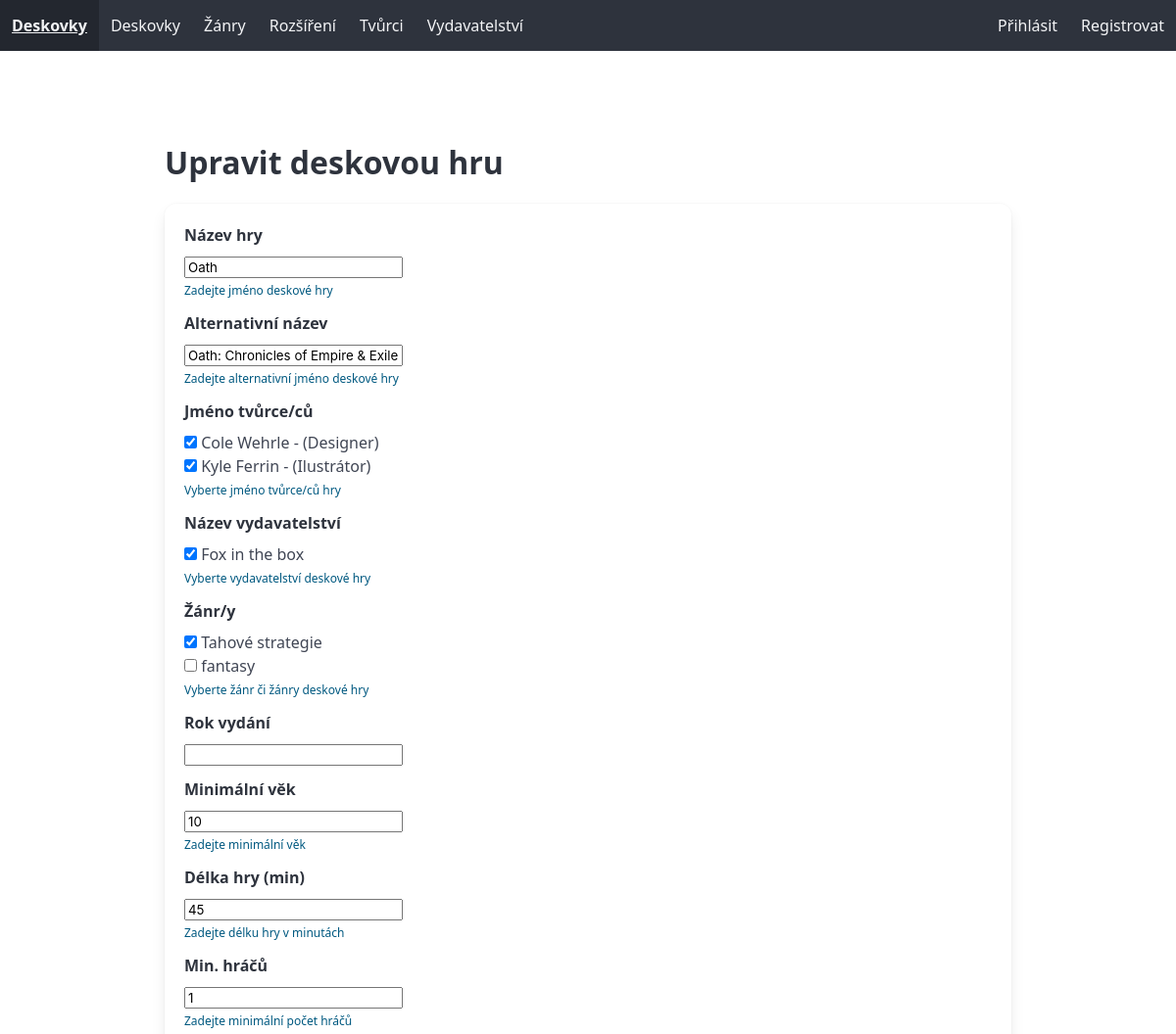
Page /deskovka/3/edit/ (upper part) on the earlier database version.
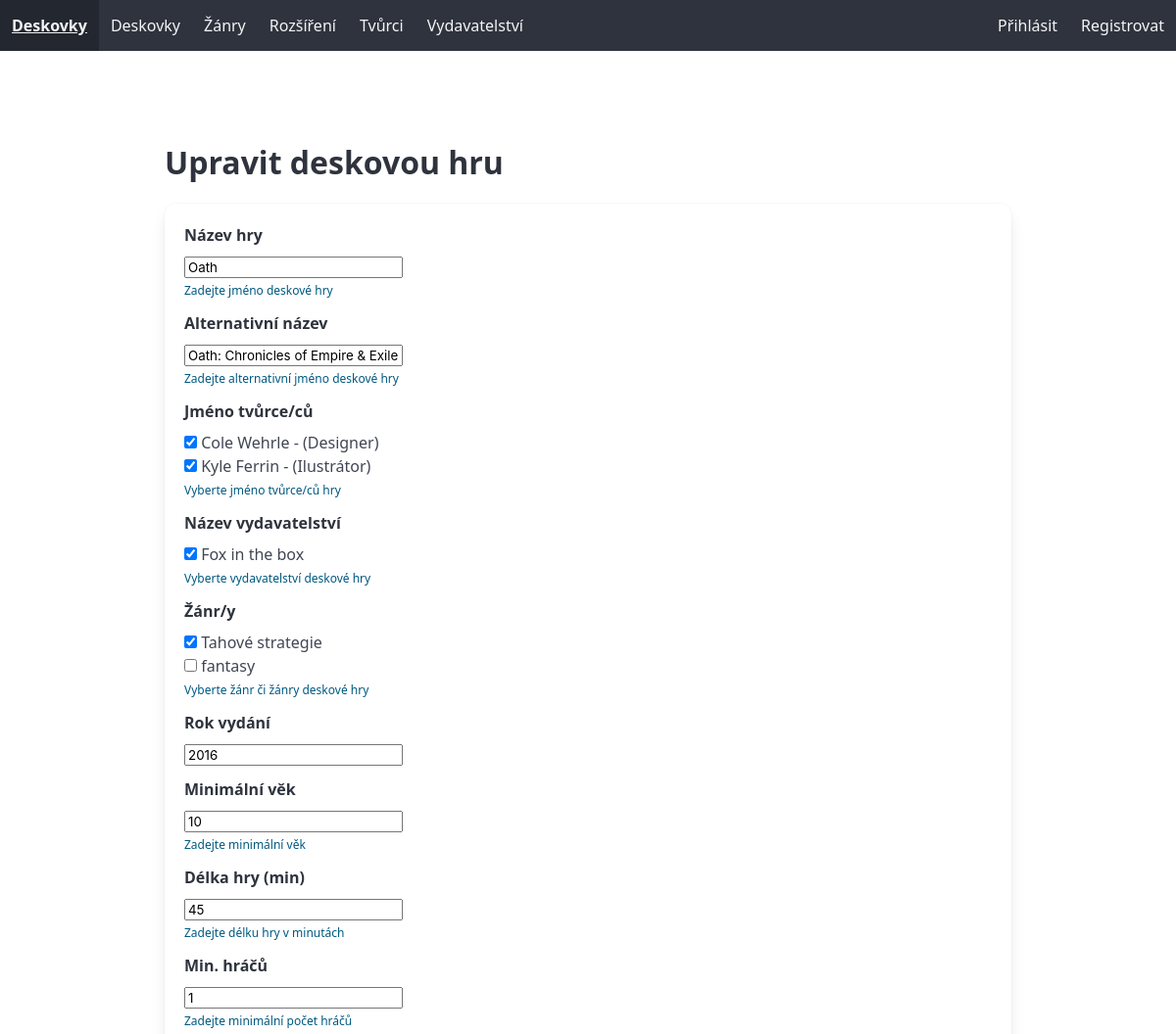
Same page on the later database version.
### library/models.py (models this page shows, shortened)
class Deskovka(models.Model):
    nazev = models.CharField(max_length=80, verbose_name="Jméno deskové hry", help_text="Zadejte jméno deskové hry", default='',
            error_messages={'blank':'Jméno deskové hry musí být vyplněno'})
    alt = models.CharField(max_length=80, verbose_name="Alternativní jméno deskové hry", help_text="Zadejte alternativní jméno deskové hry",default='',blank=True, null=True,)
    zanry = models.ManyToManyField('Zanr',related_name='deskovky',verbose_name='Žánry deskové hry',help_text='Vyberte jeden nebo více žánrů',blank=True)
    designer = models.ManyToManyField('Tvurci', related_name='deskovky', verbose_name='Tvůrci deskové hry', help_text='Vyberte jednoho nebo více tvůrců', blank=True)
    vydavatelstvi = models.ManyToManyField('Vydavatelstvi', related_name='deskovky',verbose_name='Vydavatelství', help_text='Vyberte jméno vydavatelství deskové hry', blank=True)
    vydani = models.IntegerField(blank=True,null=True, verbose_name='Datum vydání')
    minvek = models.IntegerField(verbose_name='Minimální věk', help_text='Zadejte minimální věk', validators=[MinValueValidator(0), MaxValueValidator(99)],default=0)
    cas = models.IntegerField(verbose_name='Délka hry', help_text='Zadejte délku hry v minutách', validators=[MinValueValidator(0), MaxValueValidator(999)], default=0)
    min_hracu = models.IntegerField(verbose_name='Minimální počet hráčů', help_text='Zadejte minimální počet hráčů', validators=[MinValueValidator(1), MaxValueValidator(99)],default=1)
    max_hracu = models.IntegerField(verbose_name='Maximální počet hráčů', help_text='Zadejte maximální počet hráčů', validators=[MinValueValidator(1), MaxValueValidator(99)],default=1)
    KOMPLEXITA = [(0, ''), (1, '*'), (2, '**'), (3, '***'), (4, '****'), (5, '*****'), ]
    komplexita = models.PositiveIntegerField(choices=KOMPLEXITA, verbose_name="Komplexita hry", default=3)
    fotografie = models.ImageField(upload_to='deskovky',verbose_name='Fotografie',blank=True,null=True)
    popis = models.TextField(verbose_name='Popis', help_text='Zadejte popis deskové hry',blank=True, null=True)
    class Meta:
        verbose_name = 'Deskovka'
        verbose_name_plural = 'Deskovky'

### library/views.py (the view)
# urls.py: path('deskovka/<int:pk>/edit/', views.upadate_deskovka, name='deskovka_update'),
def upadate_deskovka(request, pk):
    deskovka = get_object_or_404(Deskovka, pk=pk)
    if request.method == 'POST':
        form = BoardModelForm(request.POST, request.FILES, instance=deskovka)
        if form.is_valid():
            form.save()
            return redirect('deskovka_detail', pk=deskovka.pk)
    else:
        form = BoardModelForm(instance=deskovka)
    return render(request, 'games/boardgames_update.html', {'form': form, 'deskovka': deskovka})

### library/models.py (called while the page is built)
    def __str__(self):
        return f'{self.nazev}'

    def __str__(self):
        return f'{self.Jmeno}'

    def __str__(self):
        return f'{self.Jmeno} {self.Prijmeni} - ({self.get_role_display()})'

### library/templates/games/boardgames_update.html (shortened to what this page needs)
{% extends 'base.html' %}
{% load static %}
{% block content %}
<section class="section">
  <div class="container">
    <h2 class="title is-3">Upravit deskovou hru</h2>
    <form method="post" enctype="multipart/form-data">
      <div class="box">
        {% for field in form %}
          <div class="field">
            <label class="label">{{ field.label }}</label>
            <div class="control">
              {{ field }}
            </div>
            {% if field.help_text %}
              <p class="help is-info">{{ field.help_text }}</p>
            {% endif %}
          </div>
        {% endfor %}
      </div>
    </form>
  </div>
</section>
{% endblock %}

Differences in the rows shown:
changed Deskovka "Oath": vydani (not shown) → "2016"
